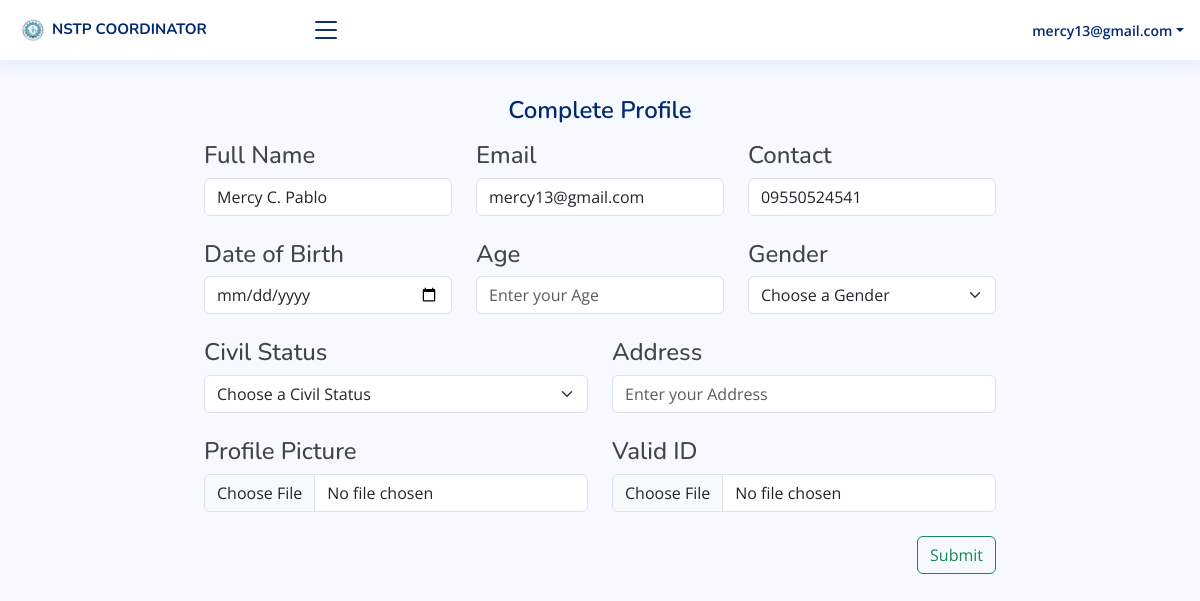
The app's page /Coordinator/complete_profile.php (signed in) with its own data.
### tables this page shows
CREATE TABLE `coordinator` (
  `co_id` int(11) NOT NULL,
  `t_id` int(11) NOT NULL,
  `full_name` varchar(255) NOT NULL,
  `n_id` int(11) NOT NULL,
  `email` varchar(255) NOT NULL,
  `password` varchar(255) NOT NULL,
  `confirm_password` varchar(255) NOT NULL,
  `contact_number` varchar(255) NOT NULL,
  `status` varchar(255) NOT NULL,
  `date` timestamp NOT NULL DEFAULT current_timestamp() ON UPDATE current_timestamp(),
  `address` varchar(255) NOT NULL,
  `gender` varchar(255) NOT NULL,
  `age` varchar(255) NOT NULL,
  `birthdate` varchar(255) NOT NULL,
  `civil_status` varchar(255) NOT NULL,
  `profile_picture` varchar(255) NOT NULL,
  `valid_id` varchar(255) NOT NULL
);

### Coordinator/complete_profile.php (the view, shortened to what this page needs)
<?php
if (isset($_SESSION['email']) && isset($_SESSION['co_id']) && ($_SESSION['password']) ) {
?>
<!DOCTYPE html>
<html lang="en">
<head>
  <link href="assets/vendor/bootstrap/css/bootstrap.min.css" rel="stylesheet">
  <link href="assets/vendor/bootstrap-icons/bootstrap-icons.css" rel="stylesheet">
  <link href="assets/vendor/boxicons/css/boxicons.min.css" rel="stylesheet">
  <link href="assets/vendor/quill/quill.snow.css" rel="stylesheet">
  <link href="assets/vendor/quill/quill.bubble.css" rel="stylesheet">
  <link href="assets/vendor/remixicon/remixicon.css" rel="stylesheet">
  <link href="assets/vendor/simple-datatables/style.css" rel="stylesheet">
  <link href="assets/css/style.css" rel="stylesheet">
</head>
<body>
  <header id="header" class="header fixed-top d-flex align-items-center">
    <div class="d-flex align-items-center justify-content-between">
      <a href="#" class="logo d-flex align-items-center">
        <img src="assets/img/s.png" alt="">
        <span class="d-none d-lg-block" style="font-size: 15px;">NSTP COORDINATOR</span>
      </a>
      <i class="bi bi-list toggle-sidebar-btn"></i>
    </div>
    <nav class="header-nav ms-auto">
      <ul class="d-flex align-items-center">
        <li class="nav-item dropdown pe-3">
          <a class="nav-link nav-profile d-flex align-items-center pe-0" href="#" data-bs-toggle="dropdown">
            <span class="d-none d-md-block dropdown-toggle ps-2"><?php echo $_SESSION['email'] ?></span>
          </a>
        </li>
      </ul>
    </nav>
  </header>
<br><br><br><br>
    <div class="pagetitle">
      <center>
      	<h1>Complete Profile</h1>
      </center>
    </div>
      <div class="row">
      	<?php
if (isset($_SESSION['co_id'])) {
    $co_id = $_SESSION['co_id'];
    include "conn.php";
    $query = "SELECT * FROM coordinator WHERE co_id = $co_id";
    $result = mysqli_query($conn, $query);
    if ($result && mysqli_num_rows($result) > 0) {
        $row = mysqli_fetch_assoc($result);
        $full_name = $row['full_name'];
        $email = $row['email'];
        $contact_number = $row['contact_number'];
        ?>
      	<div class="col-lg-2">
      	</div>
      	<div class="col-lg-8">
      	<form method="post" action="complete_profile_functions.php" enctype="multipart/form-data" >
	      		<div class="row">
	      			<div class="col-lg-4">
	      				<label>
	      					<h4>Full Name</h4>
	      				</label>
	      				<input type="text" name="full_name" id="full_name" class="form-control" placeholder="Enter your Full Name" value="<?php echo $full_name; ?>" readonly>
	      			</div>
	      			<div class="col-lg-4">
	      				<label>
	      					<h4>Email</h4>
	      				</label>
	      				<input type="text" name="email" id="email" class="form-control" placeholder="Enter your Full Name" value="<?php echo $email; ?>" readonly>
	      			</div>
	      			<div class="col-lg-4">
	      				<label>
	      					<h4>Contact</h4>
	      				</label>
	      				<input type="text" name="contact_number" id="contact_number" class="form-control" placeholder="Enter your Full Name" value="<?php echo $contact_number; ?>" readonly>
	      			</div>
	      			<div class="col-lg-12">
	      				<br>
	      			</div>
	      			<div class="col-lg-4">
	      				<label>
	      					<h4>Date of Birth</h4>
	      				</label>
	      				<input type="date" name="birthdate" id="birthdate" class="form-control" placeholder="Enter your Full Name" value="" required>
	      			</div>
	      			<div class="col-lg-4">
	      				<label>
	      					<h4>Age</h4>
	      				</label>
	      				<input type="number" name="age" id="age" class="form-control" placeholder="Enter your Age" readonly value="">
	      			</div>
	      			<div class="col-lg-4">
	      				<label>
	      					<h4>Gender</h4>
	      				</label>
	      				<select class="form-select" name="gender" id="gender">
	      					<option selected disabled>Choose a Gender</option>
	      				</select>
	      			</div>
					<div class="col-lg-12">
						<br>
					</div>
	      			<div class="col-lg-6">
	      				<label>
	      					<h4>Civil Status</h4>
	      				</label>
	      				<select class="form-select" name="civil_status" id="civil_status">
	      					<option selected disabled>Choose a Civil Status</option>
	      				</select>
	      			</div>
	      			<div class="col-lg-6">
	      				<label>
	      					<h4>Address</h4>
	      				</label>
	      				<input type="text" name="address" id="address" class="form-control" placeholder="Enter your Address" required value="">
	      			</div>
	      			<div class="col-lg-12">
	      				<br>
	      			</div>
	      			<div class="col-lg-6">
	      				<label>
	      					<h4>Profile Picture</h4>
	      				</label>
	      				<input type="file" name="profile_picture" id="profile_picture" class="form-control"  required value="">
	      			</div>
	      			<div class="col-lg-6">
	      				<label>
	      					<h4>Valid ID</h4>
	      				</label>
	      				<input type="file" name="valid_id" id="valid_id" class="form-control"  required value="">
	      			</div>
	      			<div class="col-lg-12">
	      				<br>
	      			</div>
	      			<div class="col-lg-12">
	      				<button class="btn btn-outline-success" style="float: right;">Submit</button>
	      			</div>
	      		</div>
      	</form>
      	</div>
      	<div class="col-lg-2">
      	</div>
      	<?php
    } else {
        echo "<center>No data available for this client ID</center>";
    }
} else {
    echo "<center>No Coordinator ID found in session. Please log in.</center>";
}
?>
      </div>
</body>
</html>
<?php
}else{
    header("Location: sign_in.php");
    exit();
}
?>

### Coordinator/assets/css/style.css (style rules this page uses)
:root { scroll-behavior: smooth; }
body { font-family: "Open Sans", sans-serif; background: #f6f9ff; color: #444444; }
a { color: #4154f1; text-decoration: none; }
h1, h2, h3, h4, h5, h6 { font-family: "Nunito", sans-serif; }
.pagetitle { margin-bottom: 10px; }
.pagetitle h1 { font-size: 24px; margin-bottom: 0; font-weight: 600; color: #012970; }
.logo { line-height: 1; }
@media (min-width: 1200px) { .logo { width: 280px; } }
.logo img { max-height: 26px; margin-right: 6px; }
.logo span { font-size: 26px; font-weight: 700; color: #012970; font-family: "Nunito", sans-serif; }
.header { transition: all 0.5s; z-index: 997; height: 60px; box-shadow: 0px 2px 20px rgba(1, 41, 112, 0.1); background-color: #fff; padding-left: 20px; }
.header .toggle-sidebar-btn { font-size: 32px; padding-left: 10px; cursor: pointer; color: #012970; }
.header-nav ul { list-style: none; }
.header-nav>ul { margin: 0; padding: 0; }
.header-nav .nav-profile { color: #012970; }
.header-nav .nav-profile span { font-size: 14px; font-weight: 600; }

### records on screen
coordinator: full_name "Mercy C. Pablo", email "mercy13@gmail.com", contact_number "09550524541"

### other values on screen
$_SESSION['email'] "mercy13@gmail.com"
